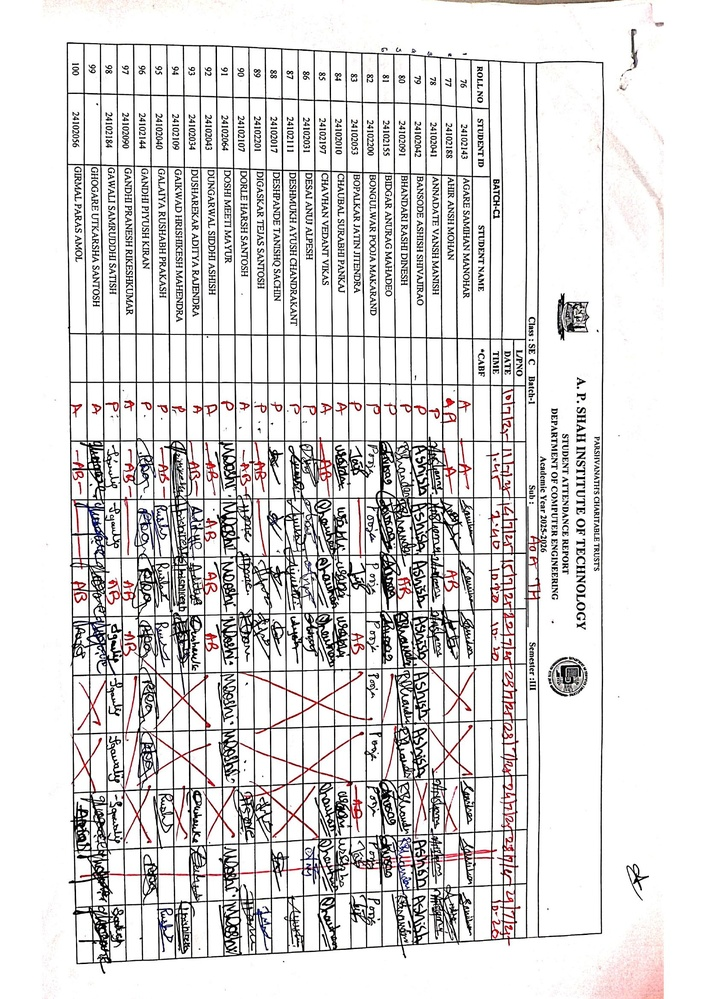
#> input picture AnamaloiesAttendanceSystem/Images/AOA VKC_page_1.jpg, 706 x 999 px, shrunk from 1653 x 2339 before the run
$ python -i TableLinesRemover.py   (imports and definitions only)
#> lines starting #> are read from the running program, lines starting #| are printed output that depends on the picture; after the words box and inside, x2 and y2 are one past the last pixel; in counts of white or black regions, pixels touching at a corner belong together
#> further down, picture is the input picture: shape (999, 706, 3); mean B, G, R 218.4, 218.4, 220.1
import cv2
import numpy as np

class TableLinesRemover:

    def __init__(self, image):
        self.image = image

    def execute(self):
        self.grayscale_image()
        self.store_process_image("0_grayscaled.jpg", self.grey)
        self.threshold_image()
        self.store_process_image("1_thresholded.jpg", self.thresholded_image)
        self.invert_image()
        self.store_process_image("2_inverted.jpg", self.inverted_image)
        self.erode_vertical_lines()
        self.store_process_image("3_erode_vertical_lines.jpg", self.vertical_lines_eroded_image)
        self.erode_horizontal_lines()
        self.store_process_image("4_erode_horizontal_lines.jpg", self.horizontal_lines_eroded_image)
        self.combine_eroded_images()
        self.store_process_image("5_combined_eroded_images.jpg", self.combined_image)
        self.dilate_combined_image_to_make_lines_thicker()
        self.store_process_image("6_dilated_combined_image.jpg", self.combined_image_dilated)
        self.subtract_combined_and_dilated_image_from_original_image()
        self.store_process_image("7_image_without_lines.jpg", self.image_without_lines)
        self.remove_noise_with_erode_and_dilate()
        self.store_process_image("8_image_without_lines_noise_removed.jpg", self.image_without_lines_noise_removed)
        return self.image_without_lines_noise_removed

    def grayscale_image(self):
        self.grey = cv2.cvtColor(self.image, cv2.COLOR_BGR2GRAY)

    def threshold_image(self):
        self.thresholded_image = cv2.threshold(self.grey, 127, 255, cv2.THRESH_BINARY)[1]
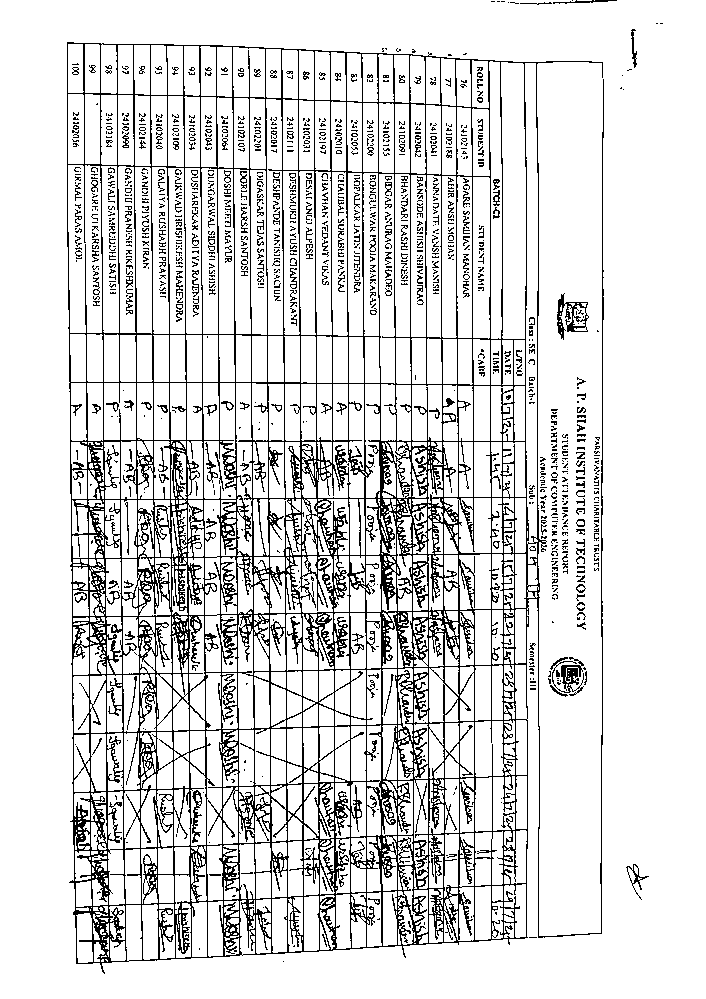
#> self.thresholded_image: shape (999, 706); 85.9% white; black in thin lines or dots, all inside (x1, y1, x2, y2) = (67, 0, 663, 974)

    def invert_image(self):
        self.inverted_image = cv2.bitwise_not(self.thresholded_image)

    def erode_vertical_lines(self):
        hor = np.array([[1,1,1,1,1,1]])
        self.vertical_lines_eroded_image = cv2.erode(self.inverted_image, hor, iterations=10)
#> self.vertical_lines_eroded_image: shape (999, 706); 0.2% white in thin lines or dots, all inside (x1, y1, x2, y2) = (99, 44, 508, 675)
        self.vertical_lines_eroded_image = cv2.dilate(self.vertical_lines_eroded_image, hor, iterations=10)
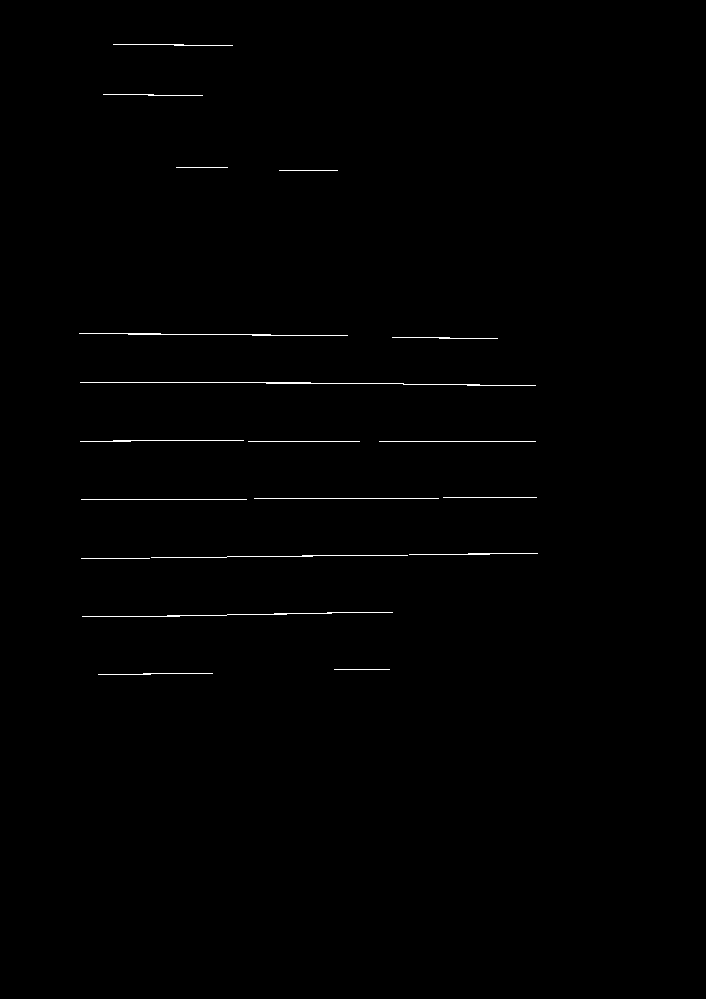
#> self.vertical_lines_eroded_image: shape (999, 706); 0.45% white in thin lines or dots, all inside (x1, y1, x2, y2) = (79, 44, 538, 675)

    def erode_horizontal_lines(self):
        ver = np.array([[1],
               [1],
               [1],
               [1],
               [1],
               [1],
               [1]])
        self.horizontal_lines_eroded_image = cv2.erode(self.inverted_image, ver, iterations=10)
#> self.horizontal_lines_eroded_image: shape (999, 706); 2.5% white in thin lines or dots, all inside (x1, y1, x2, y2) = (67, 72, 603, 930)
        self.horizontal_lines_eroded_image = cv2.dilate(self.horizontal_lines_eroded_image, ver, iterations=10)
#> self.horizontal_lines_eroded_image: shape (999, 706); 4.2% white in thin lines or dots, all inside (x1, y1, x2, y2) = (67, 42, 603, 960)

    def combine_eroded_images(self):
        self.combined_image = cv2.add(self.vertical_lines_eroded_image, self.horizontal_lines_eroded_image)
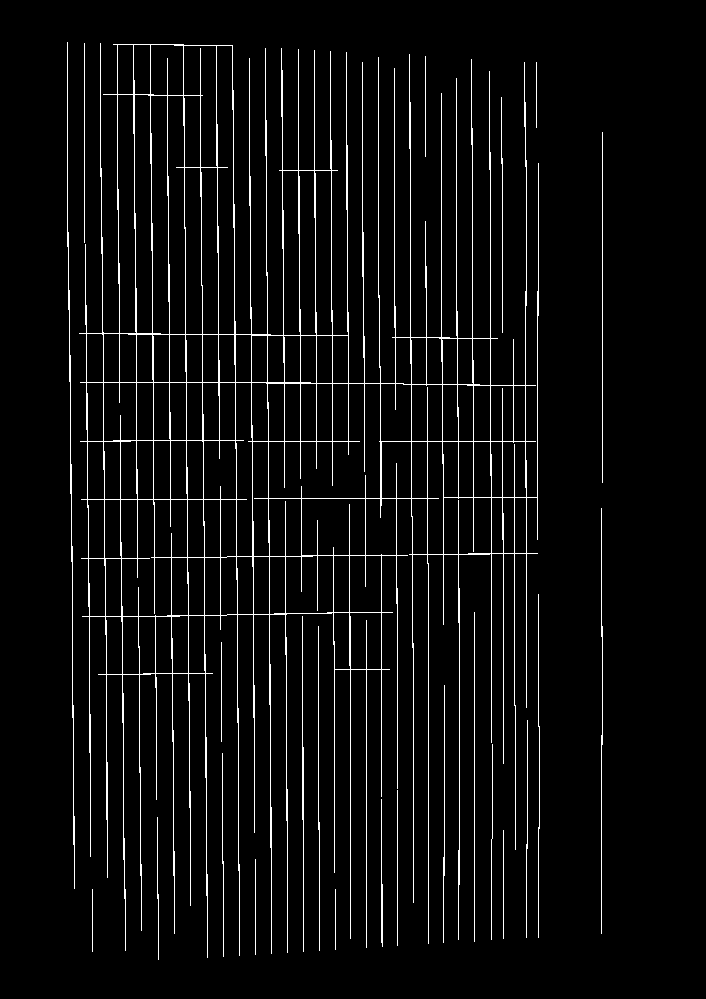
#> self.combined_image: shape (999, 706); 4.7% white in thin lines or dots, all inside (x1, y1, x2, y2) = (67, 42, 603, 960)

    def dilate_combined_image_to_make_lines_thicker(self):
        kernel = cv2.getStructuringElement(cv2.MORPH_RECT, (2, 2))
        self.combined_image_dilated = cv2.dilate(self.combined_image, kernel, iterations=5)
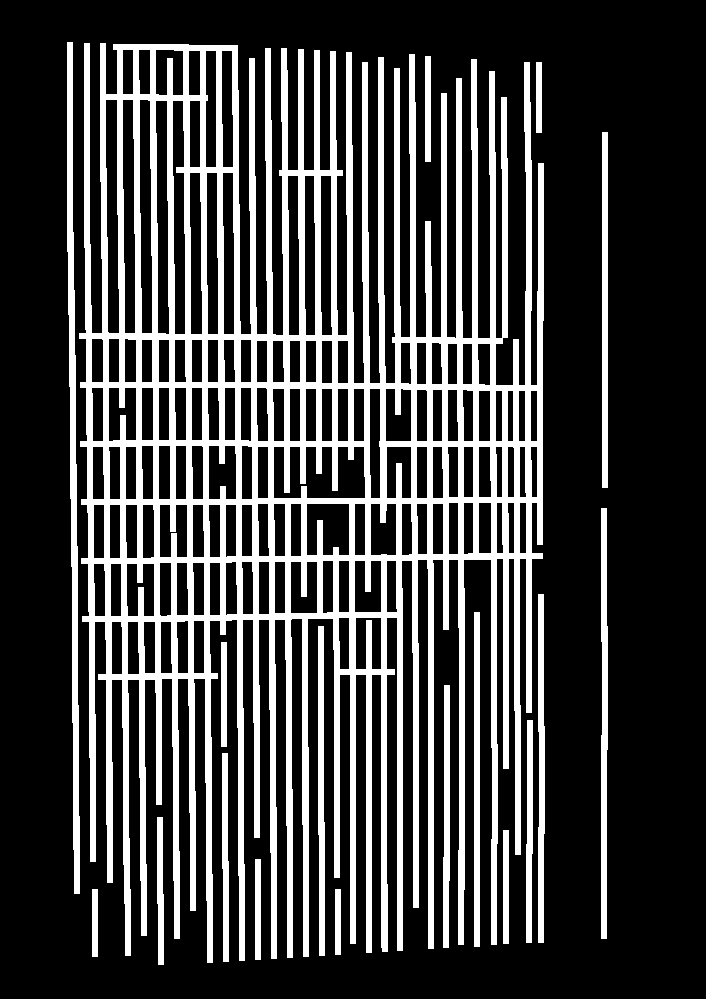
#> self.combined_image_dilated: shape (999, 706); 25.3% white; 18 white regions, largest, box (x1, y1, x2, y2) and area: (79, 43, 544, 963) 153720, (67, 42, 80, 894) 5297, (601, 508, 608, 939) 2617

    def subtract_combined_and_dilated_image_from_original_image(self):
        self.image_without_lines = cv2.subtract(self.inverted_image, self.combined_image_dilated)
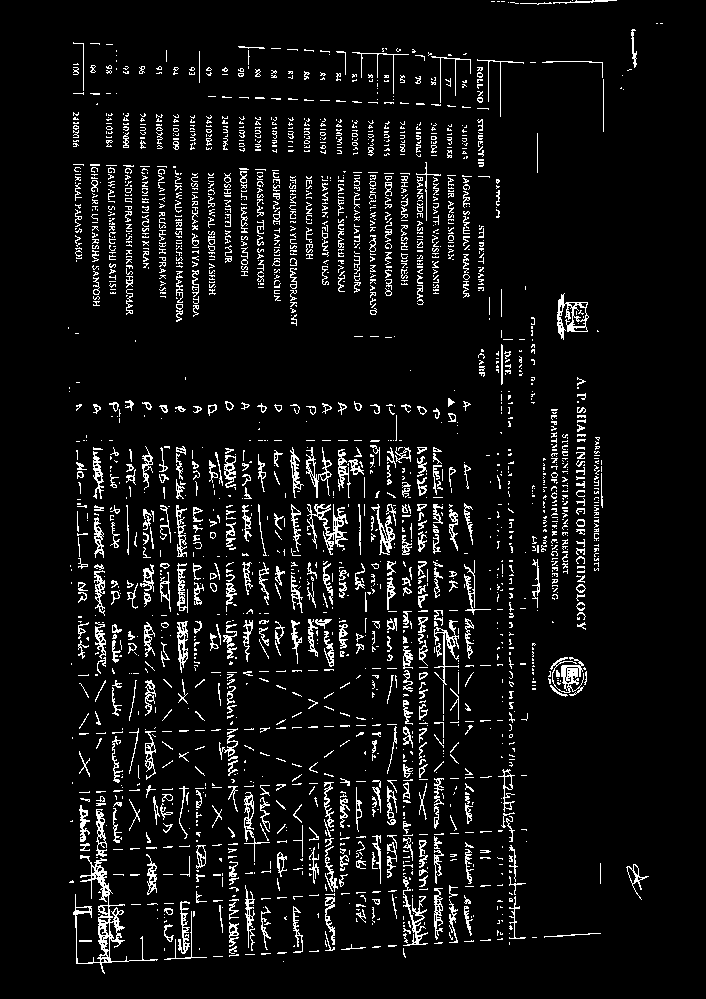
#> self.image_without_lines: shape (999, 706); 6.9% white in thin lines or dots, all inside (x1, y1, x2, y2) = (68, 0, 663, 974)

    def remove_noise_with_erode_and_dilate(self):
        kernel = cv2.getStructuringElement(cv2.MORPH_RECT, (2, 2))
        self.image_without_lines_noise_removed = cv2.erode(self.image_without_lines, kernel, iterations=1)
#> self.image_without_lines_noise_removed: shape (999, 706); 1.3% white in thin lines or dots, all inside (x1, y1, x2, y2) = (71, 0, 647, 972)
        self.image_without_lines_noise_removed = cv2.dilate(self.image_without_lines_noise_removed, kernel, iterations=1)
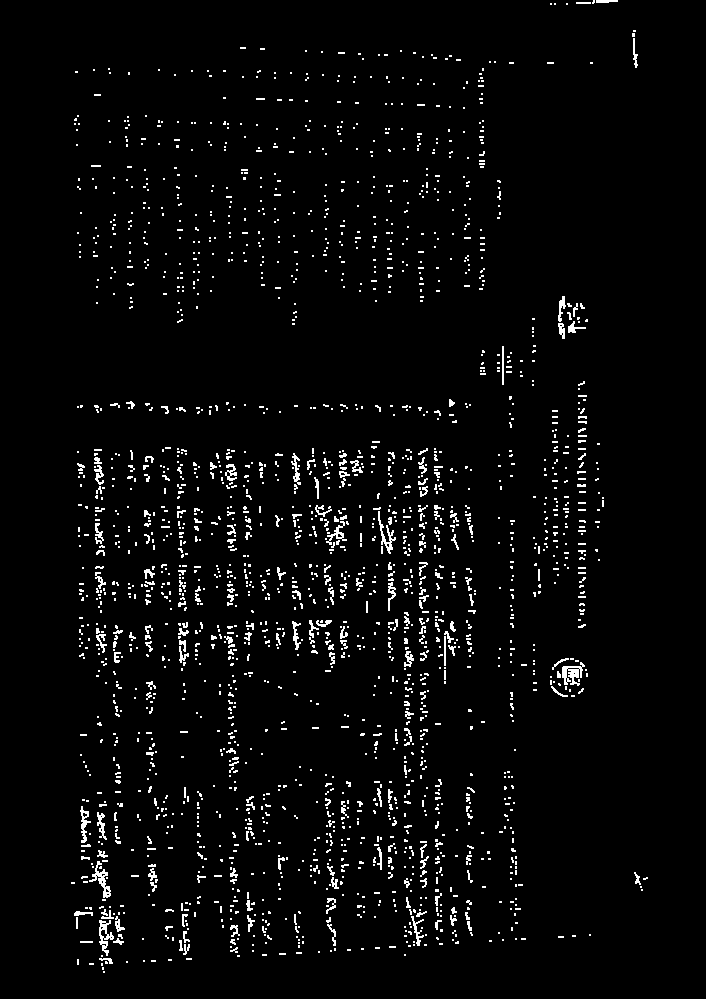
#> self.image_without_lines_noise_removed: shape (999, 706); 3.4% white in thin lines or dots, all inside (x1, y1, x2, y2) = (71, 0, 648, 973)

    def store_process_image(self, file_name, image):
        path = "processed_images/table_lines_remover/" + file_name
        cv2.imwrite(path, image)

>>> import cv2
>>> picture = cv2.imread('Images/AOA VKC_page_1.jpg')
>>> result = TableLinesRemover(picture).execute()
